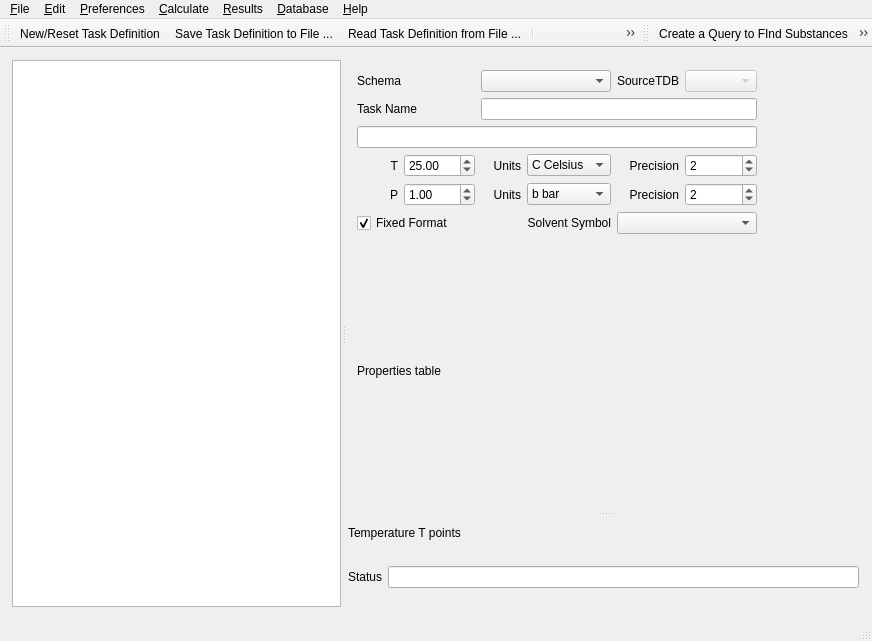
<?xml version="1.0" encoding="UTF-8"?>
<ui version="4.0">
 <class>ThermoFunWidget</class>
 <widget class="QMainWindow" name="ThermoFunWidget">
  <property name="geometry">
   <rect>
    <x>0</x>
    <y>0</y>
    <width>872</width>
    <height>641</height>
   </rect>
  </property>
  <property name="windowTitle">
   <string>ThermoFun Tabulation Widget</string>
  </property>
  <widget class="QWidget" name="centralWidget">
   <layout class="QVBoxLayout" name="verticalLayout">
    <item>
     <widget class="QSplitter" name="mainSplitter">
      <property name="orientation">
       <enum>Qt::Horizontal</enum>
      </property>
      <property name="opaqueResize">
       <bool>true</bool>
      </property>
      <widget class="QWidget" name="keyWidget" native="true">
       <layout class="QVBoxLayout" name="verticalLayout_4">
        <property name="spacing">
         <number>0</number>
        </property>
        <property name="leftMargin">
         <number>0</number>
        </property>
        <property name="topMargin">
         <number>0</number>
        </property>
        <property name="rightMargin">
         <number>0</number>
        </property>
        <property name="bottomMargin">
         <number>0</number>
        </property>
        <item>
         <widget class="QSplitter" name="keySplitter">
          <property name="orientation">
           <enum>Qt::Vertical</enum>
          </property>
          <widget class="QWidget" name="widget" native="true">
           <layout class="QVBoxLayout" name="verticalLayout_2" stretch="0">
            <property name="spacing">
             <number>1</number>
            </property>
            <property name="leftMargin">
             <number>1</number>
            </property>
            <property name="topMargin">
             <number>1</number>
            </property>
            <property name="rightMargin">
             <number>1</number>
            </property>
            <property name="bottomMargin">
             <number>1</number>
            </property>
            <item>
             <widget class="QTextEdit" name="edgeQuery">
              <property name="readOnly">
               <bool>true</bool>
              </property>
             </widget>
            </item>
           </layout>
          </widget>
         </widget>
        </item>
       </layout>
      </widget>
      <widget class="QWidget" name="listsWidget" native="true">
       <layout class="QVBoxLayout" name="verticalLayout_3">
        <property name="spacing">
         <number>0</number>
        </property>
        <property name="leftMargin">
         <number>0</number>
        </property>
        <property name="topMargin">
         <number>0</number>
        </property>
        <property name="rightMargin">
         <number>0</number>
        </property>
        <property name="bottomMargin">
         <number>0</number>
        </property>
        <item>
         <widget class="QSplitter" name="lstSplitter">
          <property name="orientation">
           <enum>Qt::Vertical</enum>
          </property>
          <widget class="QWidget" name="inWidget" native="true">
           <layout class="QGridLayout" name="gridLayout">
            <item row="0" column="2" colspan="2">
             <widget class="QComboBox" name="typeBox"/>
            </item>
            <item row="1" column="2" colspan="4">
             <widget class="QLineEdit" name="pName"/>
            </item>
            <item row="5" column="0" colspan="2">
             <widget class="QCheckBox" name="FormatBox">
              <property name="text">
               <string>Fixed Format</string>
              </property>
              <property name="checked">
               <bool>true</bool>
              </property>
             </widget>
            </item>
            <item row="1" column="0" colspan="2" alignment="Qt::AlignLeft">
             <widget class="QLabel" name="label_8">
              <property name="text">
               <string>Task Name</string>
              </property>
              <property name="alignment">
               <set>Qt::AlignRight|Qt::AlignTrailing|Qt::AlignVCenter</set>
              </property>
             </widget>
            </item>
            <item row="5" column="3">
             <widget class="QLabel" name="label_13">
              <property name="text">
               <string>Solvent Symbol</string>
              </property>
              <property name="alignment">
               <set>Qt::AlignRight|Qt::AlignTrailing|Qt::AlignVCenter</set>
              </property>
             </widget>
            </item>
            <item row="4" column="0">
             <widget class="QLabel" name="label_7">
              <property name="enabled">
               <bool>true</bool>
              </property>
              <property name="maximumSize">
               <size>
                <width>120</width>
                <height>16777215</height>
               </size>
              </property>
              <property name="text">
               <string>P</string>
              </property>
              <property name="alignment">
               <set>Qt::AlignRight|Qt::AlignTrailing|Qt::AlignVCenter</set>
              </property>
             </widget>
            </item>
            <item row="3" column="5">
             <widget class="QSpinBox" name="tPrecision">
              <property name="toolTip">
               <string extracomment="Output precision / digits after decimal point (in Fixed Format)"/>
              </property>
              <property name="toolTipDuration">
               <number>5</number>
              </property>
              <property name="value">
               <number>2</number>
              </property>
             </widget>
            </item>
            <item row="0" column="0" colspan="2" alignment="Qt::AlignLeft">
             <widget class="QLabel" name="label">
              <property name="text">
               <string>Schema</string>
              </property>
             </widget>
            </item>
            <item row="3" column="2">
             <widget class="QLabel" name="label_5">
              <property name="text">
               <string>Units</string>
              </property>
              <property name="alignment">
               <set>Qt::AlignRight|Qt::AlignTrailing|Qt::AlignVCenter</set>
              </property>
             </widget>
            </item>
            <item row="6" column="0" colspan="8">
             <widget class="QLabel" name="label_9">
              <property name="maximumSize">
               <size>
                <width>16777215</width>
                <height>16777215</height>
               </size>
              </property>
              <property name="text">
               <string>Properties table</string>
              </property>
             </widget>
            </item>
            <item row="3" column="0">
             <widget class="QLabel" name="label_3">
              <property name="text">
               <string>T</string>
              </property>
              <property name="alignment">
               <set>Qt::AlignRight|Qt::AlignTrailing|Qt::AlignVCenter</set>
              </property>
             </widget>
            </item>
            <item row="4" column="4">
             <widget class="QLabel" name="label_12">
              <property name="text">
               <string>Precision</string>
              </property>
              <property name="alignment">
               <set>Qt::AlignRight|Qt::AlignTrailing|Qt::AlignVCenter</set>
              </property>
             </widget>
            </item>
            <item row="3" column="4">
             <widget class="QLabel" name="label_10">
              <property name="text">
               <string>Precision</string>
              </property>
              <property name="alignment">
               <set>Qt::AlignRight|Qt::AlignTrailing|Qt::AlignVCenter</set>
              </property>
             </widget>
            </item>
            <item row="0" column="5">
             <widget class="QComboBox" name="pSourceTDB">
              <property name="enabled">
               <bool>false</bool>
              </property>
             </widget>
            </item>
            <item row="3" column="3">
             <widget class="QComboBox" name="pTunit">
              <property name="currentText">
               <string>C Celsius</string>
              </property>
              <item>
               <property name="text">
                <string>C Celsius</string>
               </property>
              </item>
              <item>
               <property name="text">
                <string>K Kelvin</string>
               </property>
              </item>
             </widget>
            </item>
            <item row="3" column="1">
             <widget class="QDoubleSpinBox" name="pTVal">
              <property name="minimum">
               <double>-500.000000000000000</double>
              </property>
              <property name="maximum">
               <double>500.000000000000000</double>
              </property>
              <property name="value">
               <double>25.000000000000000</double>
              </property>
             </widget>
            </item>
            <item row="0" column="4">
             <widget class="QLabel" name="label_11">
              <property name="text">
               <string>SourceTDB</string>
              </property>
              <property name="alignment">
               <set>Qt::AlignRight|Qt::AlignTrailing|Qt::AlignVCenter</set>
              </property>
             </widget>
            </item>
            <item row="2" column="0" colspan="6">
             <widget class="QLineEdit" name="pComment"/>
            </item>
            <item row="4" column="2">
             <widget class="QLabel" name="label_6">
              <property name="text">
               <string>Units</string>
              </property>
              <property name="alignment">
               <set>Qt::AlignRight|Qt::AlignTrailing|Qt::AlignVCenter</set>
              </property>
             </widget>
            </item>
            <item row="4" column="1">
             <widget class="QDoubleSpinBox" name="pPVal">
              <property name="maximum">
               <double>1000.000000000000000</double>
              </property>
              <property name="value">
               <double>1.000000000000000</double>
              </property>
             </widget>
            </item>
            <item row="4" column="3">
             <widget class="QComboBox" name="pPunit">
              <item>
               <property name="text">
                <string>b bar</string>
               </property>
              </item>
              <item>
               <property name="text">
                <string>B kbar</string>
               </property>
              </item>
              <item>
               <property name="text">
                <string>p Pa</string>
               </property>
              </item>
              <item>
               <property name="text">
                <string>P MPa</string>
               </property>
              </item>
              <item>
               <property name="text">
                <string>A atm</string>
               </property>
              </item>
             </widget>
            </item>
            <item row="4" column="5">
             <widget class="QSpinBox" name="pPrecision">
              <property name="toolTip">
               <string extracomment="Output precision / digits after decimal point (in Fixed Format)"/>
              </property>
              <property name="toolTipDuration">
               <number>5</number>
              </property>
              <property name="value">
               <number>2</number>
              </property>
             </widget>
            </item>
            <item row="5" column="4" colspan="2">
             <widget class="QComboBox" name="pSolventSymbol">
              <property name="enabled">
               <bool>true</bool>
              </property>
             </widget>
            </item>
           </layout>
          </widget>
          <widget class="QWidget" name="outWidget" native="true">
           <layout class="QGridLayout" name="gridLayout_3">
            <property name="leftMargin">
             <number>2</number>
            </property>
            <property name="topMargin">
             <number>2</number>
            </property>
            <property name="rightMargin">
             <number>2</number>
            </property>
            <property name="bottomMargin">
             <number>2</number>
            </property>
            <property name="spacing">
             <number>2</number>
            </property>
            <item row="1" column="0">
             <widget class="QLabel" name="label_4">
              <property name="text">
               <string>Temperature T points</string>
              </property>
             </widget>
            </item>
            <item row="3" column="0" rowspan="2">
             <layout class="QGridLayout" name="statusLayout">
              <item row="0" column="0" alignment="Qt::AlignLeft">
               <widget class="QLabel" name="label_2">
                <property name="text">
                 <string>Status</string>
                </property>
               </widget>
              </item>
              <item row="0" column="1">
               <widget class="QLineEdit" name="calcStatus">
                <property name="minimumSize">
                 <size>
                  <width>125</width>
                  <height>0</height>
                 </size>
                </property>
                <property name="readOnly">
                 <bool>true</bool>
                </property>
               </widget>
              </item>
             </layout>
            </item>
           </layout>
          </widget>
         </widget>
        </item>
       </layout>
      </widget>
     </widget>
    </item>
   </layout>
  </widget>
  <widget class="QMenuBar" name="menuBar">
   <property name="geometry">
    <rect>
     <x>0</x>
     <y>0</y>
     <width>872</width>
     <height>19</height>
    </rect>
   </property>
   <widget class="QMenu" name="menuDataBase">
    <property name="title">
     <string>&amp;Database</string>
    </property>
    <addaction name="actionSearch"/>
    <addaction name="actionSearch_Results"/>
    <addaction name="separator"/>
   </widget>
   <widget class="QMenu" name="menu_File">
    <property name="title">
     <string>&amp;File</string>
    </property>
    <addaction name="separator"/>
    <addaction name="actionNew_Reset_Task_Definition"/>
    <addaction name="separator"/>
    <addaction name="actionExport_CfgFile"/>
    <addaction name="actionImport_CfgFile"/>
    <addaction name="separator"/>
    <addaction name="actionE_xit"/>
   </widget>
   <widget class="QMenu" name="menuHelp">
    <property name="title">
     <string>&amp;Help</string>
    </property>
    <addaction name="actionContents"/>
    <addaction name="separator"/>
    <addaction name="actionVersion"/>
    <addaction name="actionAuthors"/>
    <addaction name="actionLicense"/>
    <addaction name="separator"/>
    <addaction name="action_Help_About"/>
   </widget>
   <widget class="QMenu" name="menu_Edit">
    <property name="title">
     <string>&amp;Edit</string>
    </property>
    <addaction name="actionSelect_Elements"/>
    <addaction name="separator"/>
    <addaction name="actionChange_Property_list"/>
    <addaction name="separator"/>
    <addaction name="actionReset_TP"/>
    <addaction name="actionRealloc_TP"/>
    <addaction name="separator"/>
    <addaction name="action_Set_Elemets_to_reactions"/>
    <addaction name="action_Set_Elemets_to_reactionsets"/>
    <addaction name="separator"/>
   </widget>
   <widget class="QMenu" name="menu_Calc">
    <property name="title">
     <string>&amp;Calculate</string>
    </property>
    <addaction name="actionCalculate_Properties"/>
    <addaction name="actionCalculate_TP"/>
   </widget>
   <widget class="QMenu" name="menuResults">
    <property name="title">
     <string>&amp;Results</string>
    </property>
    <addaction name="actionShow_Results"/>
   </widget>
   <widget class="QMenu" name="menuPreferences">
    <property name="title">
     <string>&amp;Preferences</string>
    </property>
    <addaction name="actionCalculate_Substances_Records_from_Dependent_Reactions"/>
    <addaction name="actionCalculate_Reactions_Records_from_Reactants"/>
   </widget>
   <addaction name="menu_File"/>
   <addaction name="menu_Edit"/>
   <addaction name="menuPreferences"/>
   <addaction name="menu_Calc"/>
   <addaction name="menuResults"/>
   <addaction name="menuDataBase"/>
   <addaction name="menuHelp"/>
  </widget>
  <widget class="QStatusBar" name="statusBar"/>
  <widget class="QToolBar" name="mainToolBar">
   <property name="floatable">
    <bool>true</bool>
   </property>
   <attribute name="toolBarArea">
    <enum>TopToolBarArea</enum>
   </attribute>
   <attribute name="toolBarBreak">
    <bool>false</bool>
   </attribute>
   <addaction name="actionNew_Reset_Task_Definition"/>
   <addaction name="actionExport_CfgFile"/>
   <addaction name="actionImport_CfgFile"/>
   <addaction name="separator"/>
   <addaction name="actionSelect_Elements"/>
   <addaction name="actionReset_TP"/>
   <addaction name="actionChange_Property_list"/>
   <addaction name="actionCalculate_Properties"/>
   <addaction name="separator"/>
   <addaction name="actionShow_Results"/>
  </widget>
  <widget class="QToolBar" name="nameToolBar">
   <property name="windowTitle">
    <string>toolBar</string>
   </property>
   <attribute name="toolBarArea">
    <enum>TopToolBarArea</enum>
   </attribute>
   <attribute name="toolBarBreak">
    <bool>false</bool>
   </attribute>
   <addaction name="actionSearch"/>
   <addaction name="separator"/>
   <addaction name="action_Help_About"/>
   <addaction name="separator"/>
  </widget>
  <action name="actionE_xit">
   <property name="text">
    <string>E&amp;xit</string>
   </property>
  </action>
  <action name="actionImport_CfgFile">
   <property name="icon">
    <iconset resource="../ThermoMatch.qrc">
     <normaloff>:/main/GUI/Icons/ShowFilesIcon24.png</normaloff>:/main/GUI/Icons/ShowFilesIcon24.png</iconset>
   </property>
   <property name="text">
    <string>&amp;Open Task Definition from File ...</string>
   </property>
   <property name="iconText">
    <string>Read Task Definition from File ...</string>
   </property>
   <property name="toolTip">
    <string>Read Task Definition from File ...</string>
   </property>
  </action>
  <action name="actionExport_CfgFile">
   <property name="icon">
    <iconset resource="../ThermoMatch.qrc">
     <normaloff>:/main/GUI/Icons/SaveCurrentRecordIcon24.png</normaloff>:/main/GUI/Icons/SaveCurrentRecordIcon24.png</iconset>
   </property>
   <property name="text">
    <string>&amp;Save Task Definition to File ...</string>
   </property>
   <property name="iconText">
    <string>Save Task Definition to File ...</string>
   </property>
   <property name="toolTip">
    <string>Save Task Definition to File...</string>
   </property>
  </action>
  <action name="action_Help_About">
   <property name="icon">
    <iconset resource="../ThermoMatch.qrc">
     <normaloff>:/main/GUI/Icons/QuestionMessageIcon24.png</normaloff>:/main/GUI/Icons/QuestionMessageIcon24.png</iconset>
   </property>
   <property name="text">
    <string> Help &amp;About</string>
   </property>
   <property name="toolTip">
    <string>Show Help VIewer ...</string>
   </property>
  </action>
  <action name="actionAuthors">
   <property name="text">
    <string>Au&amp;thors ...</string>
   </property>
  </action>
  <action name="actionLicense">
   <property name="text">
    <string>&amp;License ...</string>
   </property>
  </action>
  <action name="actionContents">
   <property name="text">
    <string>Help &amp;Contents ...</string>
   </property>
  </action>
  <action name="actionSearch">
   <property name="icon">
    <iconset resource="../ThermoMatch.qrc">
     <normaloff>:/main/GUI/Icons/SelectDisplayRecordIcon24.png</normaloff>:/main/GUI/Icons/SelectDisplayRecordIcon24.png</iconset>
   </property>
   <property name="text">
    <string>Create a &amp;Query to FInd Substances ...</string>
   </property>
  </action>
  <action name="actionSearch_Results">
   <property name="text">
    <string>E&amp;xplore this Query Results Table ...</string>
   </property>
   <property name="shortcut">
    <string>F3</string>
   </property>
  </action>
  <action name="actionVersion">
   <property name="text">
    <string>&amp;Version ...</string>
   </property>
  </action>
  <action name="actionCalculate_Properties">
   <property name="icon">
    <iconset resource="../ThermoMatch.qrc">
     <normaloff>:/main/GUI/Icons/CalculateRecordDataIcon24.png</normaloff>:/main/GUI/Icons/CalculateRecordDataIcon24.png</iconset>
   </property>
   <property name="text">
    <string>Calculate &amp;Properties</string>
   </property>
  </action>
  <action name="actionCalculate_TP">
   <property name="enabled">
    <bool>false</bool>
   </property>
   <property name="icon">
    <iconset resource="../ThermoMatch.qrc">
     <normaloff>:/main/GUI/Icons/RTparmModuleIcon24.png</normaloff>:/main/GUI/Icons/RTparmModuleIcon24.png</iconset>
   </property>
   <property name="text">
    <string>&amp;Tabulate the temperature and pressure points</string>
   </property>
  </action>
  <action name="actionShow_Results">
   <property name="enabled">
    <bool>false</bool>
   </property>
   <property name="icon">
    <iconset resource="../ThermoMatch.qrc">
     <normaloff>:/main/GUI/Icons/ShowGEMResultsIcon24.png</normaloff>:/main/GUI/Icons/ShowGEMResultsIcon24.png</iconset>
   </property>
   <property name="text">
    <string>&amp;Show Table with Results in CSV Widget ...</string>
   </property>
  </action>
  <action name="actionChange_Property_list">
   <property name="icon">
    <iconset resource="../ThermoMatch.qrc">
     <normaloff>:/main/GUI/Icons/DocumentsPileIcon24.png</normaloff>:/main/GUI/Icons/DocumentsPileIcon24.png</iconset>
   </property>
   <property name="text">
    <string>&amp;Change Property List ...</string>
   </property>
  </action>
  <action name="actionRealloc_TP">
   <property name="text">
    <string>&amp;Realloc TP list ...</string>
   </property>
   <property name="toolTip">
    <string>Realloc TP pairs list</string>
   </property>
  </action>
  <action name="actionReset_TP">
   <property name="icon">
    <iconset resource="../ThermoMatch.qrc">
     <normaloff>:/main/GUI/Icons/SelectTP24.png</normaloff>:/main/GUI/Icons/SelectTP24.png</iconset>
   </property>
   <property name="text">
    <string>R&amp;eset TP list ...</string>
   </property>
   <property name="toolTip">
    <string>Reset TP list</string>
   </property>
  </action>
  <action name="actionNew_Reset_Task_Definition">
   <property name="icon">
    <iconset resource="../ThermoMatch.qrc">
     <normaloff>:/main/GUI/Icons/NewCreateRecordIcon24.png</normaloff>:/main/GUI/Icons/NewCreateRecordIcon24.png</iconset>
   </property>
   <property name="text">
    <string>&amp;New/Reset Task Definition</string>
   </property>
  </action>
  <action name="actionSelect_Elements">
   <property name="icon">
    <iconset resource="../ThermoMatch.qrc">
     <normaloff>:/vertex/GUI/Icons/ICompModuleIcon.png</normaloff>:/vertex/GUI/Icons/ICompModuleIcon.png</iconset>
   </property>
   <property name="text">
    <string>Se&amp;lect Elements ...</string>
   </property>
  </action>
  <action name="action_Set_Elemets_to_reactions">
   <property name="text">
    <string> &amp;Set Elemets to reactions</string>
   </property>
  </action>
  <action name="actionCalculate_Substances_Records_from_Dependent_Reactions">
   <property name="checkable">
    <bool>true</bool>
   </property>
   <property name="text">
    <string>Calculate &amp;Substances Records from Dependent Reactions</string>
   </property>
  </action>
  <action name="actionCalculate_Reactions_Records_from_Reactants">
   <property name="checkable">
    <bool>true</bool>
   </property>
   <property name="text">
    <string>Calculate &amp;Reactions Records from Reactants</string>
   </property>
  </action>
  <action name="action_Set_Elemets_to_reactionsets">
   <property name="text">
    <string> &amp;Set Elemets to reactionsets</string>
   </property>
   <property name="toolTip">
    <string>Set Elemets to ReactionSets</string>
   </property>
  </action>
 </widget>
 <layoutdefault spacing="6" margin="11"/>
 <resources>
  <include location="../ThermoMatch.qrc"/>
 </resources>
 <connections/>
</ui>
